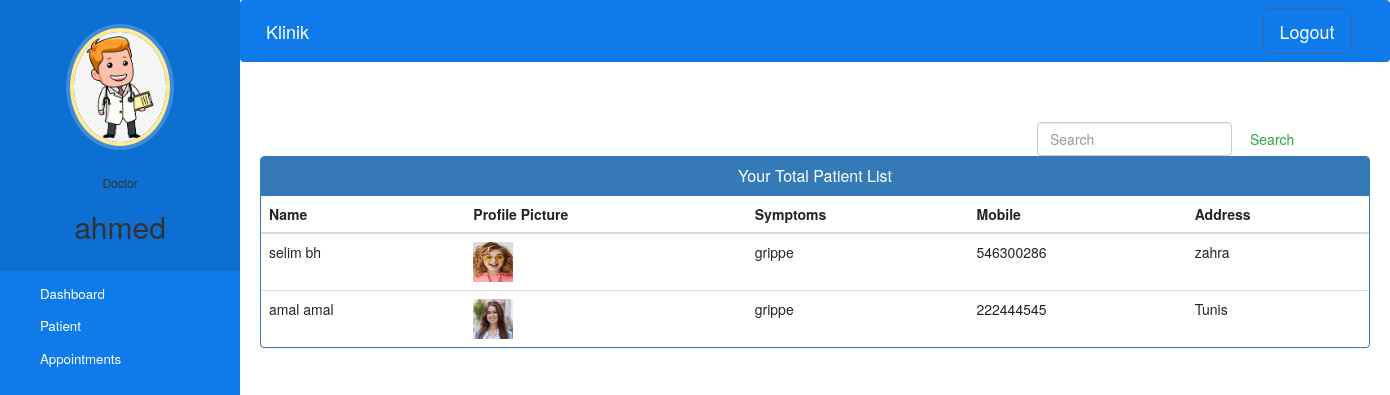
Screenshot of /doctor-view-patient (signed in) with the database file from the repository.
### hospital/models.py (models this page shows, shortened)
class Doctor(models.Model):
    user=models.OneToOneField(User,on_delete=models.CASCADE)
    profile_pic= models.ImageField(upload_to='profile_pic/DoctorProfilePic/',null=True,blank=True)
    address = models.CharField(max_length=40)
    mobile = models.CharField(max_length=20,null=True)
    department= models.CharField(max_length=50,choices=departments,default='Cardiologist')
    status=models.BooleanField(default=False)

class Patient(models.Model):
    user=models.OneToOneField(User,on_delete=models.CASCADE)
    profile_pic= models.ImageField(upload_to='profile_pic/PatientProfilePic/',null=True,blank=True)
    address = models.CharField(max_length=40)
    mobile = models.CharField(max_length=20,null=False)
    symptoms = models.CharField(max_length=100,null=False)
    assignedDoctorId = models.PositiveIntegerField(null=True)
    admitDate=models.DateField(auto_now=True)
    status=models.BooleanField(default=False)
    @property
    def get_name(self):
        return self.user.first_name+" "+self.user.last_name

### hospital/views.py (the view)
# urls.py: path('doctor-view-patient', views.doctor_view_patient_view,name='doctor-view-patient'),
@login_required(login_url='doctorlogin')
@user_passes_test(is_doctor)
def doctor_view_patient_view(request):
    patients=models.Patient.objects.all().filter(status=True,assignedDoctorId=request.user.id)
    doctor=models.Doctor.objects.get(user_id=request.user.id)
    return render(request,'hospital/doctor_view_patient.html',{'patients':patients,'doctor':doctor})

### hospital/views.py (called while the page is built)
def is_doctor(user):
    return user.groups.filter(name='DOCTOR').exists()

### templates/hospital/doctor_view_patient.html (shortened to what this page needs)
{% extends 'hospital/doctor_base.html' %}
{% block content %}
{%load static%}
<head>
  <link href="//netdna.bootstrapcdn.com/bootstrap/3.0.0/css/bootstrap.min.css" rel="stylesheet" id="bootstrap-css">
</head>
<div class="container">
    <form  action="/search" method="get" style="margin-left:70%;" class="form-inline my-2 my-lg-0">
      <input class="form-control mr-sm-2" type="search" placeholder="Search" name="query" id="query" aria-label="Search">
      <button class="btn btn-outline-success my-2 my-sm-0" type="submit">Search</button>
    </form>
  {% if patients %}
  <div class="panel panel-primary">
    <div class="panel-heading">
      <h6 class="panel-title">Your Total Patient List</h6>
    </div>
    <table class="table table-hover" id="dev-table">
      <thead>
        <tr>
          <th>Name</th>
          <th>Profile Picture</th>
          <th>Symptoms</th>
          <th>Mobile</th>
          <th>Address</th>
        </tr>
      </thead>
      {% for p in patients %}
      <tr>
        <td> {{p.get_name}}</td>
        <td> <img src="{% static p.profile_pic.url %}" alt="Profile Pic" height="40px" width="40px" /></td>
        <td>{{p.symptoms}}</td>
        <td>{{p.mobile}}</td>
        <td>{{p.address}}</td>
      </tr>
      {% endfor %}
    </table>
  </div>
  {%else%}
  <br><br><br>
  <h4 style="text-align: center;color: red;">No Patient Found !!!</h4>
  {% endif %}
</div>
{% endblock content %}

### templates/hospital/doctor_base.html (shortened to what this page needs)
<!DOCTYPE html>
{% load static %}
<html lang="en">
<head>
  <link rel="stylesheet" href="https://stackpath.bootstrapcdn.com/bootstrap/4.3.1/css/bootstrap.min.css">
  <link rel="stylesheet" href="https://maxcdn.bootstrapcdn.com/font-awesome/4.7.0/css/font-awesome.min.css">
</head>
<body>
  <nav class="menu" tabindex="0">
    <header class="avatar">
      <img src="{% static doctor.profile_pic.url %}" alt="Profile Pic" />
      <br><br>
      <h6>Doctor</h6>
      <h2>{{request.user.first_name}}</h2>
    </header>
    <ul>
      <li tabindex="0" class="icon-dashboard"> <a style="color:white; text-decoration:none;" href="/doctor-dashboard"><span>Dashboard</span></a> </li>
      <li tabindex="0" class="icon-users"> <a style="color:white; text-decoration:none;" href="/doctor-patient"><span>Patient</span></a></li>
      <li tabindex="0" class="icon-calendar"> <a style="color:white; text-decoration:none;" href="/doctor-appointment"><span>Appointments</span></a></li>
    </ul>
  </nav>
  <main>
    <div class="bs-example">
      <nav class="navbar navbar-expand-md  navbar-dark fixed-top" style="background:#0F7BEA;">
        <a href="/doctor-dashboard" class="navbar-brand">Klinik</a>
        <div class="collapse navbar-collapse justify-content-between" id="navbarCollapse">
          <div class="navbar-nav" style=" margin-left: 90%;">
            <form method="post" action="{% url 'logout' %}" id="logoutForm">
              <button type="submit" class="btn btn-primary btn-lg" style="background:#0F7BEA;">Logout</button>
          </form>
          </div>
        </div>
      </nav>
    </div>
    <br><br>
    {% block content %}
    {% endblock content %}
    <br><br><br><br><br><br><br>
  </main>
</body>
</html>

### templates/hospital/doctor_base.html (style rules this page uses)
a:link { text-decoration: none; }
a { color: white; }
body { padding-left: 240px; }
main { position: relative; height: 100vh; }
.menu { background: #0F7BEA; height: 100vh; width: 240px; position: fixed; top: 0px; left: 0; z-index: 5; outline: none; }
.menu .avatar { background: rgba(0, 0, 0, 0.1); padding: 2em 0.5em; text-align: center; }
.menu .avatar img { width: 100px; border-radius: 50%; overflow: hidden; border: 4px solid #ffea92; box-shadow: 0 0 0 4px rgba(255, 255, 255, 0.2); }
.menu .avatar h2 { font-weight: normal; margin-bottom: 0; }
.menu ul { list-style: none; padding: 0.5em 0; margin: 0; }
.menu ul li { padding: 0.5em 1em 0.5em 3em; font-size: 0.95em; font-weight: regular; background-repeat: no-repeat; background-position: left 15px center; background-size: auto 20px; transition: all 0.15s linear; cursor: pointer; }

### templates/hospital/doctor_view_patient.html (style rules this page uses)
a:link { text-decoration: none; }
h6 { text-align: center; }

### rows the page displays
Doctor: profile_pic (picture)
Patient: get_name "selim bh", profile_pic (picture), symptoms "grippe", mobile "546300286", address "zahra"
Patient: get_name "amal amal", profile_pic (picture), symptoms "grippe", mobile "222444545", address "Tunis"

### other values shown
{{ request.user.first_name }} "ahmed"
